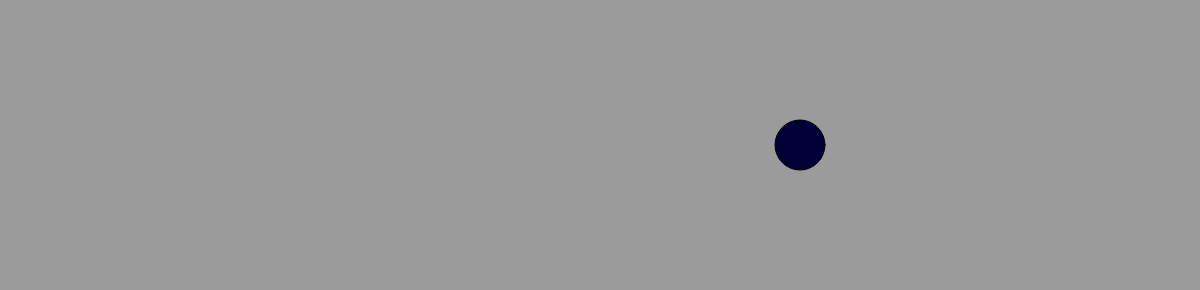
Frame 1 (no input)
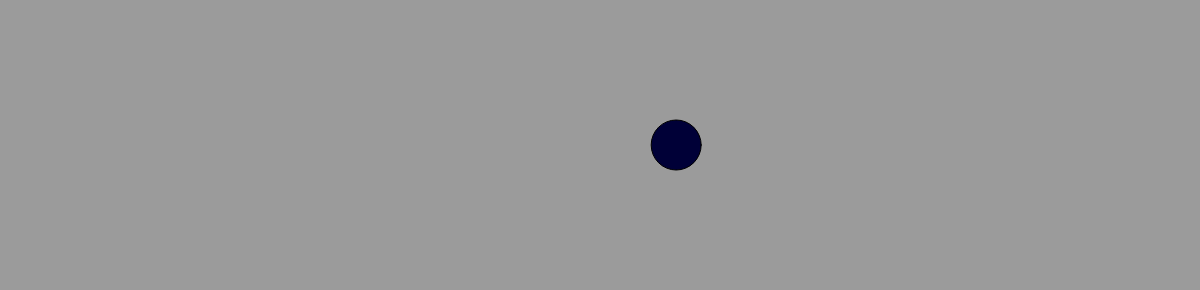
Frame 60 (no input)
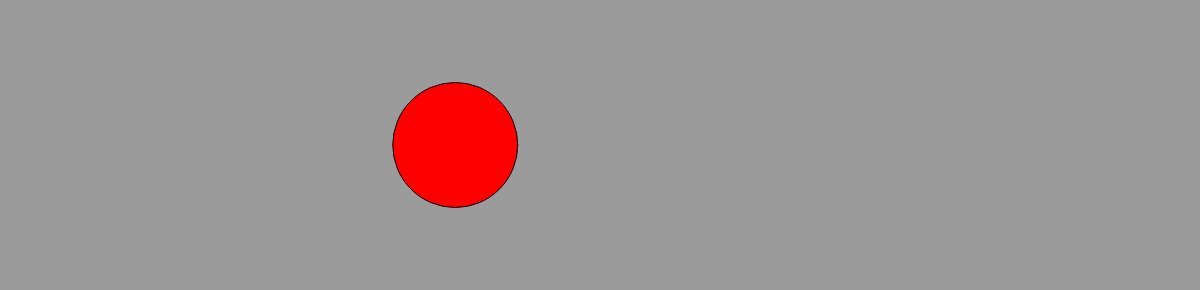
Frame 120 (the mouse pressed at the canvas centre since frame 60)

The p5.js sketch that drew these frames (run headless with seeded random() and noise() and a simulated clock; from frame 60 on, the mouse is pressed at the canvas centre):

// p5.js sketch
// ── sketch.js
let shape = 'ellipse'; // Initial shape
let angle = 0;
let speed = 0.02;
let distance = 200;
let minSize = 50;
let maxSize = 200;

function setup() {
    let cnv = createCanvas(windowWidth, 290);
    cnv.style('display', 'flex'); 
    background(255);
}

function windowResized() {
    resizeCanvas(windowWidth, 290);
}

function draw() {
    background(155);

    if (mouseIsPressed) {
        fill(255, 0, 0); // Red when mouse is pressed
    } else {
        fill(0, 0, 55); // Black otherwise
    }

    let x = width / 2 + cos(angle) * distance; // Calculate x position based on angle
    let y = height / 2; // Circle stays in the middle vertically

    let size = map(mouseX, 0, width, minSize, maxSize); // Map mouseX to circle size
    let sizeY = map(mouseY, 0, height, minSize, maxSize); // Map mouseY to circle size

    // Adjust size based on mouse movement along y-axis
    size = sizeY < size ? sizeY : size;

    // Toggle between ellipse and rectangle based on the 'shape' variable
    if (shape === 'ellipse') {
        ellipse(x, y, size, size);
    } else if (shape === 'rectangle') {
        rectMode(CENTER);
        rect(x, y, size, size);
    }

    angle += speed; // Update angle for next frame
    if (angle > TWO_PI || angle < 0) { // Reverse direction at boundaries
        speed *= -1;
    }
}

function keyPressed() {
    if (key === ' ') { // Toggle shape when spacebar is pressed
        if (shape === 'ellipse') {
            shape = 'rectangle';
        } else {
            shape = 'ellipse';
        }
    }
}
